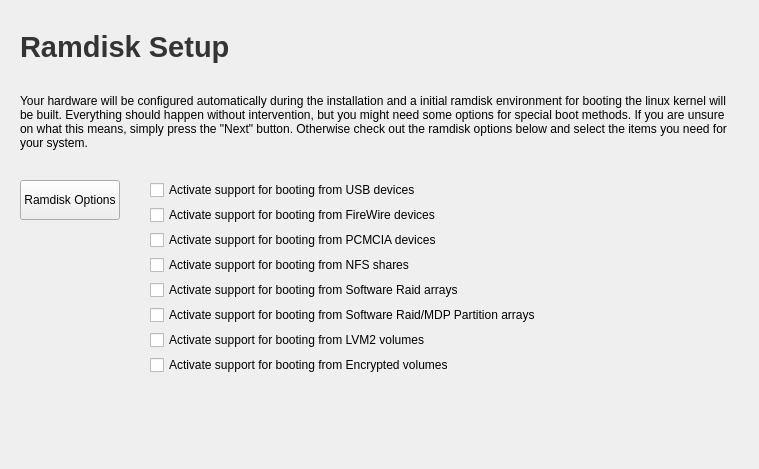
<ui version="4.0" >
 <class>tribeInit</class>
 <widget class="QWidget" name="tribeInit" >
  <property name="geometry" >
   <rect>
    <x>0</x>
    <y>0</y>
    <width>759</width>
    <height>469</height>
   </rect>
  </property>
  <property name="windowTitle" >
   <string>Ramdisk</string>
  </property>
  <layout class="QVBoxLayout" name="verticalLayout_3" >
   <property name="spacing" >
    <number>30</number>
   </property>
   <property name="leftMargin" >
    <number>20</number>
   </property>
   <property name="topMargin" >
    <number>30</number>
   </property>
   <property name="rightMargin" >
    <number>20</number>
   </property>
   <property name="bottomMargin" >
    <number>30</number>
   </property>
   <item>
    <layout class="QHBoxLayout" name="horizontalLayout_2" >
     <property name="topMargin" >
      <number>0</number>
     </property>
     <item>
      <widget class="QLabel" name="label" >
       <property name="maximumSize" >
        <size>
         <width>16777215</width>
         <height>50</height>
        </size>
       </property>
       <property name="text" >
        <string>&lt;!DOCTYPE HTML PUBLIC "-//W3C//DTD HTML 4.0//EN" "http://www.w3.org/TR/REC-html40/strict.dtd">
&lt;html>&lt;head>&lt;meta name="qrichtext" content="1" />&lt;style type="text/css">
p, li { white-space: pre-wrap; }
&lt;/style>&lt;/head>&lt;body style=" font-family:'Bitstream Vera Sans'; font-size:9pt; font-weight:400; font-style:normal;">
&lt;p style=" margin-top:0px; margin-bottom:0px; margin-left:0px; margin-right:0px; -qt-block-indent:0; text-indent:0px; font-family:'Sans Serif'; font-size:10pt;">&lt;span style=" font-size:22pt; font-weight:600; color:#343434;">Ramdisk Setup&lt;/span>&lt;/p>&lt;/body>&lt;/html></string>
       </property>
      </widget>
     </item>
    </layout>
   </item>
   <item>
    <widget class="QLabel" name="label_2" >
     <property name="text" >
      <string>Your hardware will be configured automatically during the installation and a initial ramdisk environment for booting the linux kernel will be built. Everything should happen without intervention, but you might need some options for special boot methods. If you are unsure on what this means, simply press the "Next" button. Otherwise check out the ramdisk options below and select the items you need for your system.</string>
     </property>
     <property name="scaledContents" >
      <bool>true</bool>
     </property>
     <property name="wordWrap" >
      <bool>true</bool>
     </property>
    </widget>
   </item>
   <item>
    <layout class="QHBoxLayout" name="horizontalLayout" >
     <item>
      <layout class="QVBoxLayout" name="verticalLayout" >
       <item>
        <widget class="QPushButton" name="pushButton" >
         <property name="minimumSize" >
          <size>
           <width>0</width>
           <height>40</height>
          </size>
         </property>
         <property name="text" >
          <string>Ramdisk Options</string>
         </property>
         <property name="checkable" >
          <bool>true</bool>
         </property>
        </widget>
       </item>
       <item>
        <spacer name="verticalSpacer" >
         <property name="orientation" >
          <enum>Qt::Vertical</enum>
         </property>
         <property name="sizeHint" stdset="0" >
          <size>
           <width>20</width>
           <height>40</height>
          </size>
         </property>
        </spacer>
       </item>
      </layout>
     </item>
     <item>
      <layout class="QVBoxLayout" name="verticalLayout_2" >
       <property name="spacing" >
        <number>5</number>
       </property>
       <item>
        <widget class="QCheckBox" name="usb" >
         <property name="text" >
          <string>Activate support for booting from USB devices</string>
         </property>
        </widget>
       </item>
       <item>
        <widget class="QCheckBox" name="firewire" >
         <property name="text" >
          <string>Activate support for booting from FireWire devices</string>
         </property>
        </widget>
       </item>
       <item>
        <widget class="QCheckBox" name="pcmcia" >
         <property name="text" >
          <string>Activate support for booting from PCMCIA devices</string>
         </property>
        </widget>
       </item>
       <item>
        <widget class="QCheckBox" name="nfs" >
         <property name="text" >
          <string>Activate support for booting from NFS shares</string>
         </property>
        </widget>
       </item>
       <item>
        <widget class="QCheckBox" name="raid" >
         <property name="text" >
          <string>Activate support for booting from Software Raid arrays</string>
         </property>
        </widget>
       </item>
       <item>
        <widget class="QCheckBox" name="mdp" >
         <property name="text" >
          <string>Activate support for booting from Software Raid/MDP Partition arrays</string>
         </property>
        </widget>
       </item>
       <item>
        <widget class="QCheckBox" name="lvm2" >
         <property name="text" >
          <string>Activate support for booting from LVM2 volumes</string>
         </property>
        </widget>
       </item>
       <item>
        <widget class="QCheckBox" name="encrypted" >
         <property name="text" >
          <string>Activate support for booting from Encrypted volumes</string>
         </property>
        </widget>
       </item>
       <item>
        <spacer name="verticalSpacer_2" >
         <property name="orientation" >
          <enum>Qt::Vertical</enum>
         </property>
         <property name="sizeHint" stdset="0" >
          <size>
           <width>20</width>
           <height>40</height>
          </size>
         </property>
        </spacer>
       </item>
      </layout>
     </item>
     <item>
      <spacer name="horizontalSpacer_2" >
       <property name="orientation" >
        <enum>Qt::Horizontal</enum>
       </property>
       <property name="sizeHint" stdset="0" >
        <size>
         <width>40</width>
         <height>20</height>
        </size>
       </property>
      </spacer>
     </item>
    </layout>
   </item>
  </layout>
 </widget>
 <resources>
  <include location="tribe.qrc" />
 </resources>
 <connections/>
</ui>
